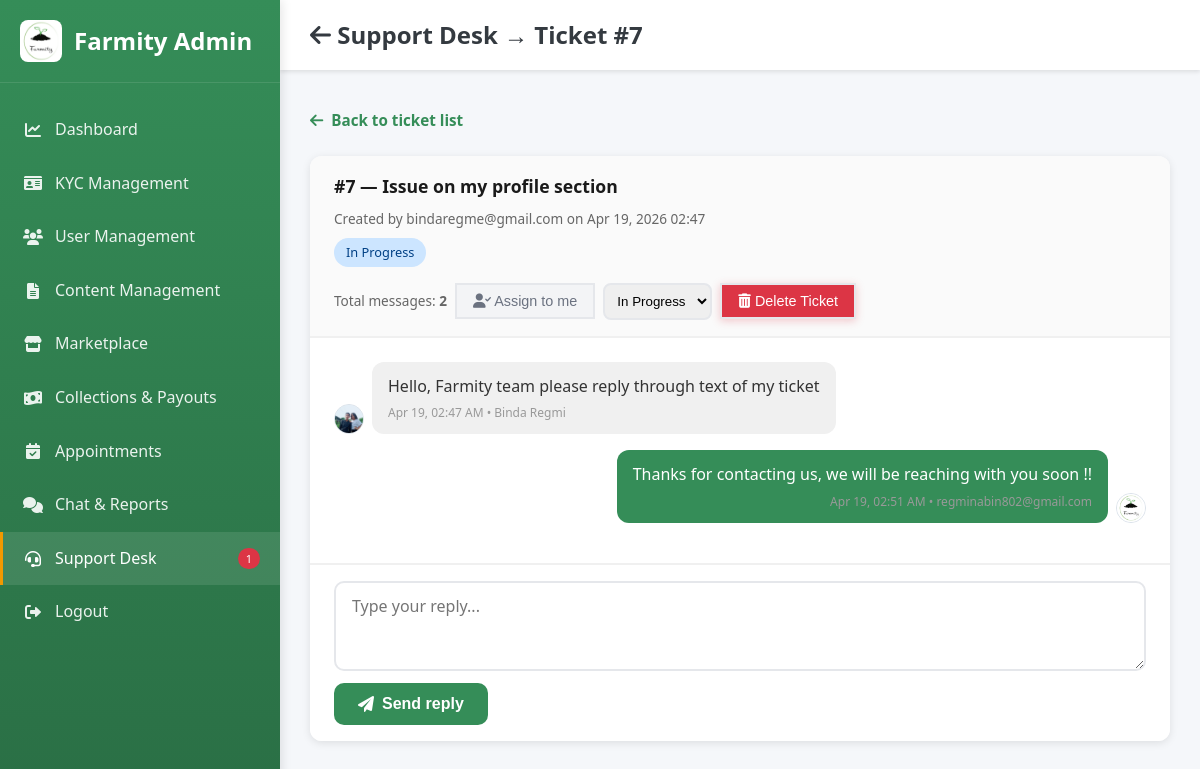
/support/ticket/7/ (signed in), run on the app's committed database.
### accounts/models.py (models this page shows, shortened)
class SupportTicket(models.Model):
    STATUS_OPEN = 'open'
    STATUS_IN_PROGRESS = 'in_progress'
    STATUS_ANSWERED = 'answered'
    STATUS_CLOSED = 'closed'
    STATUS_CHOICES = (
        (STATUS_OPEN, 'Open'),
        (STATUS_IN_PROGRESS, 'In Progress'),
        (STATUS_ANSWERED, 'Answered'),
        (STATUS_CLOSED, 'Closed'),
    )
    user = models.ForeignKey(User, on_delete=models.CASCADE, related_name='support_tickets')
    subject = models.CharField(max_length=255)
    status = models.CharField(max_length=20, choices=STATUS_CHOICES, default=STATUS_OPEN)
    assigned_to = models.ForeignKey(
        User,
        on_delete=models.SET_NULL,
        null=True,
        blank=True,
        related_name='assigned_support_tickets',
    )
    created_at = models.DateTimeField(auto_now_add=True)
    updated_at = models.DateTimeField(auto_now=True)
    class Meta:
        ordering = ('-updated_at',)

class User(AbstractBaseUser, PermissionsMixin):
    ROLE_CHOICES = (
        ('admin', 'Admin'),
        ('buyer', 'Buyer'),
        ('farmer', 'Farmer'),
        ('agricultural_expert', 'Agricultural Expert'),
        ('vendor', 'Vendor'),
    )
    GENDER_CHOICES = (
        ('male', 'Male'),
        ('female', 'Female'),
        ('other', 'Other'),
    )
    email = models.EmailField(unique=True)
    phone = models.CharField(max_length=10, unique=True, blank=True, null=True)
    gender = models.CharField(max_length=10, choices=GENDER_CHOICES, blank=True, null=True)
    role = models.CharField(max_length=20, choices=ROLE_CHOICES, default='buyer')
    is_active = models.BooleanField(default=True)
    email_verified = models.BooleanField(default=False)
    is_verified = models.BooleanField(default=False)
    is_staff = models.BooleanField(default=False)
    date_joined = models.DateTimeField(auto_now_add=True)
    objects = UserManager()
    USERNAME_FIELD = 'email'
    REQUIRED_FIELDS = []
    def get_full_name(self):
        try:
            if self.role == 'farmer':
                if hasattr(self, 'farmer_profile'):
                    profile = self.farmer_profile
                    if profile and profile.name:
                        return profile.name
            elif self.role == 'vendor':
                if hasattr(self, 'vendor_profile'):
                    profile = self.vendor_profile
                    if profile and profile.company_name:
                        return profile.company_name
            elif self.role == 'agricultural_expert':
                if hasattr(self, 'expert_profile'):
                    profile = self.expert_profile
                    if profile and profile.name:
                        return profile.name
            elif self.role == 'buyer':
                if hasattr(self, 'user_profile'):
                    profile = self.user_profile
                    if profile and profile.name:
                        return profile.name
        except Exception:
            pass
        return ''

class SupportMessage(models.Model):
    ticket = models.ForeignKey(SupportTicket, on_delete=models.CASCADE, related_name='messages')
    sender = models.ForeignKey(User, on_delete=models.CASCADE, related_name='support_messages')
    message = models.TextField()
    created_at = models.DateTimeField(auto_now_add=True)
    class Meta:
        ordering = ('created_at',)

class UserProfile(models.Model):
    user = models.OneToOneField(User, on_delete=models.CASCADE, related_name='user_profile')
    name = models.CharField(max_length=255, blank=True, null=True)
    photo = models.ImageField(upload_to='user_photos/', blank=True, null=True)
    address = models.TextField(blank=True, null=True)
    phone = models.CharField(max_length=20, blank=True, null=True)

### accounts/views.py (the view, shortened to what this page needs)
# urls.py: path('support/ticket/<int:ticket_id>/', support_ticket_detail, name='support_ticket'),
@login_required
def support_ticket_detail(request, ticket_id):
    try:
        ticket = SupportTicket.objects.select_related('user', 'assigned_to').get(id=ticket_id)
    except SupportTicket.DoesNotExist:
        messages.info(request, 'This support ticket is no longer available.')
        return redirect('support_hub')
    is_staff = _is_support_staff(request.user)
    is_owner = ticket.user_id == request.user.id
    if not is_owner and not is_staff:
        messages.error(request, 'You do not have access to this ticket.')
        return redirect('support_hub')
    messages_list = SupportMessage.objects.filter(ticket=ticket).select_related('sender').order_by('created_at')
    for msg in messages_list:
        msg.sender_profile_image = get_user_profile_image(msg.sender)
    context = {
        'ticket': ticket,
        'messages_list': messages_list,
        'is_support_staff': is_staff,
        'total_messages_count': len(messages_list),
    }
    if is_staff:
        context['pending_kyc'] = KYCRequest.objects.filter(status=KYCRequest.STATUS_PENDING).count()
        context['open_support_count'] = SupportTicket.objects.filter(
            status__in=[SupportTicket.STATUS_OPEN, SupportTicket.STATUS_IN_PROGRESS]
        ).count()
        return render(request, 'admin_support_ticket_detail.html', context)
    return render(request, 'support_ticket_detail.html', context)

### accounts/views.py (called while the page is built)
def get_user_profile_image(user):
    try:
        if hasattr(user, 'expertprofile') or hasattr(user, 'expert_profile'):
            profile = getattr(user, 'expertprofile', None) or getattr(user, 'expert_profile', None)
            if profile and profile.photo:
                return profile.photo.url
        elif hasattr(user, 'farmerprofile') or hasattr(user, 'farmer_profile'):
            profile = getattr(user, 'farmerprofile', None) or getattr(user, 'farmer_profile', None)
            if profile and profile.photo:
                return profile.photo.url
        elif hasattr(user, 'userprofile') or hasattr(user, 'user_profile'):
            profile = getattr(user, 'userprofile', None) or getattr(user, 'user_profile', None)
            if profile and profile.photo:
                return profile.photo.url
    except:
        pass
    return '/static/images/default-avatar.png'

def _is_support_staff(user):
    if user.role == 'admin':
        return True
    return SupportStaffProfile.objects.filter(user=user).exists()

### templates/admin_support_ticket_detail.html (shortened to what this page needs)
<!DOCTYPE html>
<html lang="en">
<head>
    <link rel="stylesheet" href="/static/css/style.css">
    <link href="https://cdnjs.cloudflare.com/ajax/libs/font-awesome/6.0.0/css/all.min.css" rel="stylesheet">
</head>
<body>
    <aside class="sidebar">
        <div class="sidebar-header">
            <img src="/static/images/Farmity%20logo.png" alt="Farmity" class="sidebar-logo-img" style="width:42px;height:42px;object-fit:contain;border-radius:8px;" onerror="this.style.display='none'; this.nextElementSibling.style.display='inline-block';">
            <h2>Farmity Admin</h2>
        </div>
        <nav class="sidebar-menu">
            <a href="{% url 'admin_dashboard' %}" class="menu-item">
                <i class="fas fa-chart-line"></i>
                <span>Dashboard</span>
            </a>
            <a href="{% url 'admin_kyc_management' %}" class="menu-item">
                <i class="fas fa-id-card"></i>
                <span>KYC Management</span>
            </a>
            <a href="{% url 'admin_user_management' %}" class="menu-item">
                <i class="fas fa-users"></i>
                <span>User Management</span>
            </a>
            <a href="{% url 'admin_content_management' %}" class="menu-item">
                <i class="fas fa-file-alt"></i>
                <span>Content Management</span>
            </a>
            <a href="{% url 'admin_marketplace_oversight' %}" class="menu-item">
                <i class="fas fa-store"></i>
                <span>Marketplace</span>
            </a>
            <a href="{% url 'admin_collections_payouts' %}" class="menu-item">
                <i class="fas fa-money-bill-wave"></i>
                <span>Collections & Payouts</span>
            </a>
            <a href="{% url 'admin_appointment_management' %}" class="menu-item">
                <i class="fas fa-calendar-check"></i>
                <span>Appointments</span>
            </a>
            <a href="{% url 'admin_chat_reports' %}" class="menu-item">
                <i class="fas fa-comments"></i>
                <span>Chat & Reports</span>
            </a>
            <a href="{% url 'admin_support_desk' %}" class="menu-item active">
                <i class="fas fa-headset"></i>
                <span>Support Desk</span>
                {% if open_support_count > 0 %}
                <span style="margin-left: auto; background: var(--danger); color: white; padding: 2px 8px; border-radius: 12px; font-size: 11px;">{{ open_support_count }}</span>
                {% endif %}
            </a>
            <a href="{% url 'logout' %}" class="menu-item">
                <i class="fas fa-sign-out-alt"></i>
                <span>Logout</span>
            </a>
        </nav>
    </aside>
    <div class="main-content">
        <header class="top-header">
            <h1 class="header-title"><a href="{% url 'admin_support_desk' %}"><i class="fas fa-arrow-left"></i> Support Desk</a> → Ticket #{{ ticket.id }}</h1>
        </header>
        <div class="dashboard-content">
            <a href="{% url 'admin_support_desk' %}" class="btn-back"><i class="fas fa-arrow-left"></i> Back to ticket list</a>
            <div class="support-card">
                <div class="ticket-header">
                    <h2>#{{ ticket.id }} — {{ ticket.subject }}</h2>
                    <div class="meta">
                        Created by {{ ticket.user.email }} on {{ ticket.created_at|date:"M d, Y H:i" }}
                    </div>
                    <span id="supTicketStatusBadge" class="ticket-status {{ ticket.status }}">{{ ticket.get_status_display }}</span>
                    <div class="staff-actions">
                        <span style="font-size:0.85rem;color:#666;">Total messages: <strong>{{ total_messages_count }}</strong></span>
                        {% if not ticket.assigned_to or ticket.assigned_to_id == request.user.id %}
                        <form method="POST" action="{% url 'support_ticket' ticket.id %}" style="display: inline;">
                            <button type="submit" class="btn-secondary" style="padding: 0.5rem 1rem; font-size: 0.9rem;"><i class="fas fa-user-check"></i> Assign to me</button>
                        </form>
                        {% endif %}
                        <form method="POST" action="{% url 'support_ticket' ticket.id %}" style="display: inline;">
                            <select name="status" onchange="this.form.submit()" style="padding: 0.5rem; border-radius: 8px; border: 2px solid #e5e7eb;">
                                {% for value, label in ticket.STATUS_CHOICES %}
                                <option value="{{ value }}" {% if ticket.status == value %}selected{% endif %}>{{ label }}</option>
                                {% endfor %}
                            </select>
                        </form>
                        <form id="deleteTicketForm" method="POST" action="{% url 'support_ticket' ticket.id %}" style="display: inline;">
                            <button type="submit" class="btn-secondary btn-danger" style="padding: 0.5rem 1rem; font-size: 0.9rem;"><i class="fas fa-trash-alt"></i> Delete Ticket</button>
                        </form>
                    </div>
                </div>
                <div id="supMessages" class="messages-box">
                    {% if messages_list %}
                        {% for msg in messages_list %}
                        <div class="msg {% if msg.sender_id == request.user.id %}sent{% else %}received{% endif %}{% if forloop.counter > 5 %} hidden-msg extra-msg{% endif %}" data-message-id="{{ msg.id }}">
                            <img class="msg-avatar" src="{% if msg.sender.role == 'admin' %}/static/images/Farmity%20logo.png{% else %}{{ msg.sender_profile_image|default:'/static/images/default-avatar.png' }}{% endif %}" alt="avatar">
                            <div class="msg-bubble">
                                {{ msg.message|linebreaksbr }}
                                <div class="msg-meta">{{ msg.created_at|date:"M d, h:i A" }} • {{ msg.sender.get_full_name|default:msg.sender.email }}</div>
                            </div>
                        </div>
                        {% endfor %}
                    {% else %}
                        <div id="supEmptyMsg" class="empty-msg">No messages yet.</div>
                    {% endif %}
                </div>
                {% if ticket.status == 'closed' %}
                <div class="conversation-ended" style="padding: 1rem 1.5rem; border-top: 2px solid #f0f0f0; background: #f8f9fa; color: #666; text-align: center;">
                    <i class="fas fa-lock"></i> This conversation is closed. Replies are disabled for both user and admin.
                </div>
                {% else %}
                <div class="reply-form">
                    <form id="supReplyForm" method="POST" action="{% url 'support_ticket' ticket.id %}">
                        <textarea name="message" placeholder="Type your reply..." required></textarea>
                        <div>
                            <button type="submit"><i class="fas fa-paper-plane"></i> Send reply</button>
                        </div>
                    </form>
                </div>
                {% endif %}
            </div>
        </div>
    </div>
</body>
</html>

### static/css/style.css (style rules this page uses)
* { margin: 0; padding: 0; box-sizing: border-box; }
html, body { overflow-x: hidden; }
:root { --athens-gray: #E9EBF1; --sea-green: #358D58; --sushi: #A8AD3B; --paarl: #A04A24; --white: #ffffff; --text-dark: #333333; --text-gray: #666666; --border-gray: #dddddd; --light-gray: #f5f5f5; }
body { font-family: 'Segoe UI', Tahoma, Geneva, Verdana, sans-serif; line-height: 1.6; color: var(--text-dark); background: var(--white); }
.btn-danger, .btn-delete, .btn-remove { background: linear-gradient(135deg, #dc3545, #c82333); color: white; border: 2px solid transparent; box-shadow: 0 2px 8px rgba(220, 53, 69, 0.25); }
.btn-secondary, .btn-cancel, .btn-outline { background: #f3f4f6; color: #6b7280; border: 2px solid #e5e7eb; }
html, body { height: 100%; margin: 0; padding: 0; }

### data on the page
SupportTicket: id "7", subject "Issue on my profile section", user.email "bindaregme@gmail.com", created_at "Apr 19, 2026 02:47", status "In Progress"
SupportMessage: shows a picture, message "Hello, Farmity team please reply through text of my ticket", created_at "Apr 19, 02:47 AM", sender.get_full_name "Binda Regmi"
SupportMessage: message "Thanks for contacting us, we will be reaching with you soon !!", created_at "Apr 19, 02:51 AM", sender.get_full_name "regminabin802@gmail.com"

### other printed values
{{ open_support_count }} "1"
{{ total_messages_count }} "2"
